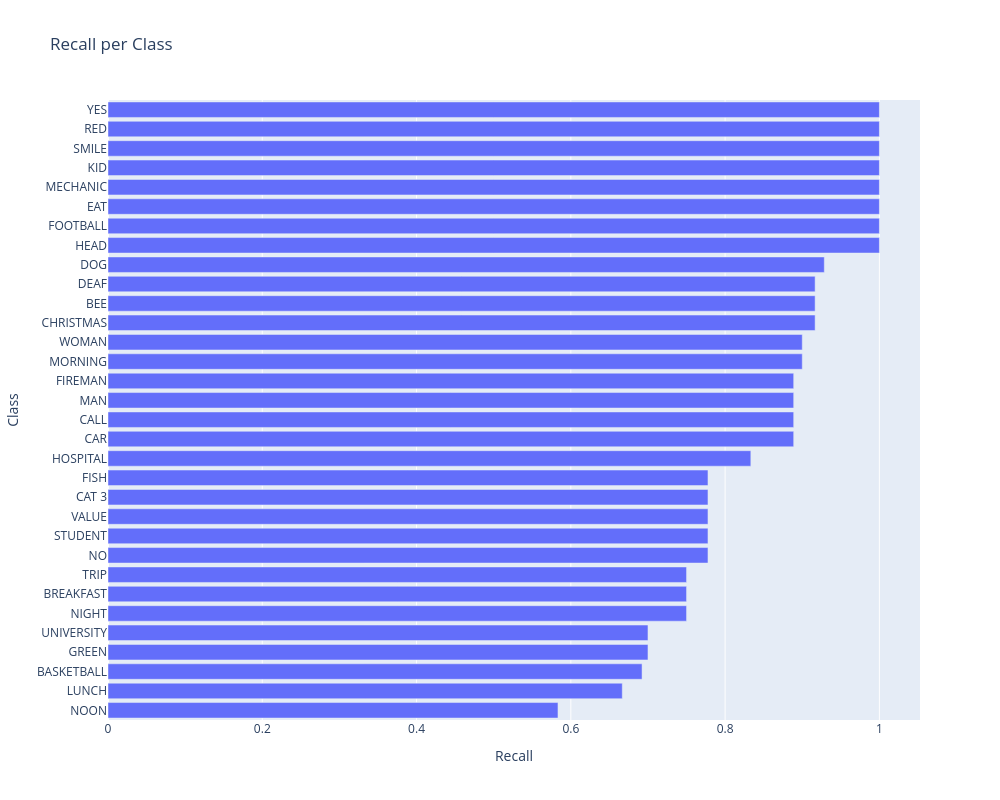

Notebook code cell kept with this figure:
### Code cell
from sklearn.metrics import recall_score

recalls = recall_score(
    y_true,
    y_pred,
    labels=labels_ids,
    average=None,
    zero_division=0
)

order = np.argsort(recalls)

fig = go.Figure(go.Bar(
    x=recalls[order],
    y=labels_names[order],
    orientation="h"
))

fig.update_layout(
    title="Recall per Class",
    xaxis_title="Recall",
    yaxis_title="Class",
    width=1000,
    height=800,
)

fig.show()

### Figure 1 — Plotly figure (JSON) as saved in the notebook; plotly's stock layout.template omitted (floating-point values rounded to 4 significant figures)
{"data": [{"orientation": "h", "type": "bar", "x": [0.5833, 0.6667, 0.6923, 0.7, 0.7, 0.75, 0.75, 0.75, 0.7778, 0.7778, 0.7778, 0.7778, 0.7778, 0.8333, 0.8889, 0.8889, 0.8889, 0.8889, 0.9, 0.9, 0.9167, 0.9167, 0.9167, 0.9286, 1.0, 1.0, 1.0, 1.0, 1.0, 1.0, 1.0, 1.0], "y": ["NOON", "LUNCH", "BASKETBALL", "GREEN", "UNIVERSITY", "NIGHT", "BREAKFAST", "TRIP", "NO", "STUDENT", "VALUE", "CAT 3", "FISH", "HOSPITAL", "CAR", "CALL", "MAN", "FIREMAN", "MORNING", "WOMAN", "CHRISTMAS", "BEE", "DEAF", "DOG", "HEAD", "FOOTBALL", "EAT", "MECHANIC", "KID", "SMILE", "RED", "YES"]}], "layout": {"height": 800, "title": {"text": "Recall per Class"}, "width": 1000, "xaxis": {"title": {"text": "Recall"}}, "yaxis": {"title": {"text": "Class"}}}}
